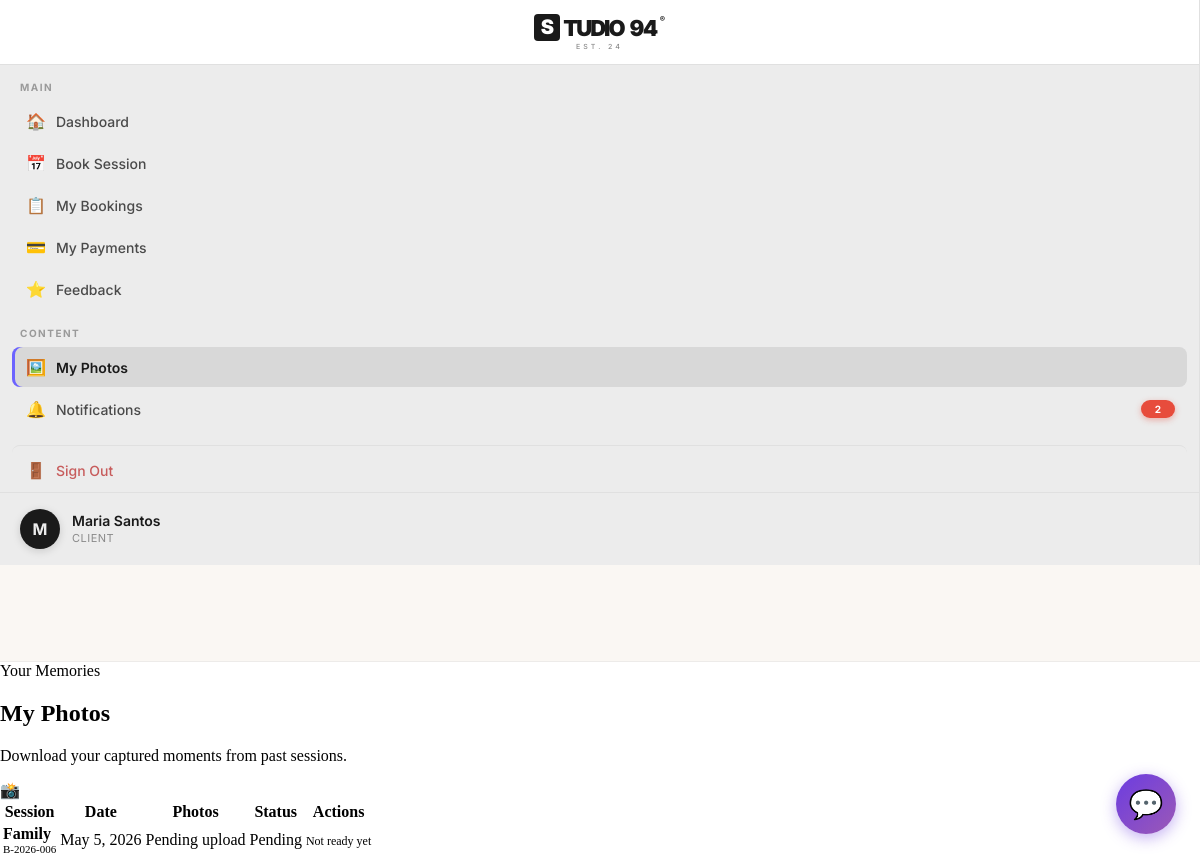
/index.php?page=photos (signed in), run on the app's committed database.
### tables this page shows
CREATE TABLE IF NOT EXISTS users (
    id                    INT UNSIGNED AUTO_INCREMENT PRIMARY KEY,
    name                  VARCHAR(120)  NOT NULL,
    email                 VARCHAR(180)  NOT NULL UNIQUE,
    phone                 VARCHAR(30)   DEFAULT '',
    password              VARCHAR(255)  NOT NULL,
    role                  ENUM('admin','staff','client') NOT NULL DEFAULT 'client',
    is_active             TINYINT(1)    NOT NULL DEFAULT 1,
    failed_login_attempts INT           NOT NULL DEFAULT 0,
    locked_until          DATETIME      DEFAULT NULL,
    last_login            DATETIME      DEFAULT NULL,
    avatar                VARCHAR(255)  DEFAULT NULL,
    created_at            DATETIME      NOT NULL DEFAULT CURRENT_TIMESTAMP,
    updated_at            DATETIME      NOT NULL DEFAULT CURRENT_TIMESTAMP ON UPDATE CURRENT_TIMESTAMP,
    email_verified        TINYINT(1)    DEFAULT 0,
    google_id             VARCHAR(255)  DEFAULT NULL,
    verification_token    VARCHAR(255)  DEFAULT NULL,
    verification_expires  DATETIME      DEFAULT NULL,
    mfa_enabled           TINYINT(1)    DEFAULT 0,
    mfa_secret            VARCHAR(255)  DEFAULT NULL,
    mfa_backup_codes      TEXT          DEFAULT NULL,
    mfa_verified_at       DATETIME      DEFAULT NULL
);

CREATE TABLE IF NOT EXISTS bookings (
    id               INT UNSIGNED AUTO_INCREMENT PRIMARY KEY,
    booking_ref      VARCHAR(50)   NOT NULL UNIQUE,
    user_id          INT UNSIGNED  NOT NULL,
    package_id       INT UNSIGNED  NOT NULL,
    duration_minutes INT           DEFAULT NULL,
    date             DATE          NOT NULL,
    time             VARCHAR(20)   NOT NULL,
    people           INT           NOT NULL DEFAULT 1,
    phone            VARCHAR(30)   DEFAULT '',
    notes            TEXT          DEFAULT NULL,
    type             ENUM('online','walk-in') NOT NULL DEFAULT 'online',
    status           ENUM('Awaiting Approval','Approved (Unpaid)','Deposit Paid','Confirmed','In Progress','Completed','Cancelled','Rejected') NOT NULL DEFAULT 'Awaiting Approval',
    package_price    DECIMAL(10,2) DEFAULT 0,
    deposit_amount   DECIMAL(10,2) DEFAULT 0,
    deposit_paid     BOOLEAN       DEFAULT FALSE,
    remaining_balance DECIMAL(10,2) DEFAULT 0,
    fully_paid       BOOLEAN       DEFAULT FALSE,
    loyalty_reward   VARCHAR(30)   DEFAULT NULL,
    created_at       DATETIME      NOT NULL DEFAULT CURRENT_TIMESTAMP,
    updated_at       DATETIME      NOT NULL DEFAULT CURRENT_TIMESTAMP ON UPDATE CURRENT_TIMESTAMP,
    FOREIGN KEY (user_id)    REFERENCES users(id)    ON DELETE CASCADE,
    FOREIGN KEY (package_id) REFERENCES packages(id) ON DELETE RESTRICT
);

CREATE TABLE IF NOT EXISTS packages (
    id          INT UNSIGNED AUTO_INCREMENT PRIMARY KEY,
    parent_id   INT UNSIGNED  DEFAULT NULL,
    name        VARCHAR(80)   NOT NULL,
    price       DECIMAL(10,2) NOT NULL,
    duration    VARCHAR(50)   DEFAULT '',
    description TEXT          DEFAULT NULL,
    features    JSON          DEFAULT NULL,
    color       VARCHAR(30)   DEFAULT '#B0C4DE',
    is_active   TINYINT(1)    NOT NULL DEFAULT 1,
    is_popular  TINYINT(1)    NOT NULL DEFAULT 0,
    max_pax     INT           DEFAULT NULL,
    created_at  DATETIME      NOT NULL DEFAULT CURRENT_TIMESTAMP,
    FOREIGN KEY (parent_id) REFERENCES packages(id) ON DELETE CASCADE
);

### pages/client/photos.php (the view, shortened to what the rows shown need)
<?php
$pdo = db();
$uid = $user['id'];
$sessions = $pdo->prepare("
    SELECT b.id as booking_id, b.booking_ref, b.date, p.name as pkg_name,
           COUNT(ph.id) as photo_count,
           MAX(ph.status) as photo_status,
           MAX(ph.created_at) as upload_date
    FROM bookings b
    JOIN packages p ON b.package_id=p.id
    LEFT JOIN photos ph ON ph.booking_id=b.id
    WHERE b.user_id=? AND b.status='Completed'
    GROUP BY b.id ORDER BY b.date DESC
");
$sessions->execute([$uid]);
$all = $sessions->fetchAll();
?>
<div class="page-banner">
  <div class="page-banner-text">
    <h2>My Photos</h2>
  </div>
</div>
<div class="card">
  <div class="table-wrap">
    <table>
      <thead><tr><th>Session</th><th>Date</th><th>Photos</th><th>Status</th><th>Actions</th></tr></thead>
      <tbody>
        <?php foreach ($all as $s): ?>
        <tr>
          <td>
            <strong><?= clean($s['pkg_name']) ?></strong>
            <div style="font-size:11px;color:var(--muted);"><?= clean($s['booking_ref']) ?></div>
          </td>
          <td><?= formatDate($s['date']) ?></td>
          <td>
            <?php if ($s['photo_count']): ?>
              <strong><?= $s['photo_count'] ?></strong> photos
            <?php else: ?>
              <span style="color:var(--muted);">Pending upload</span>
            <?php endif; ?>
          </td>
          <td><?= $s['photo_status'] ? statusBadge($s['photo_status']) : '<span class="badge badge-amber">Pending</span>' ?></td>
          <td>
            <?php if ($s['photo_count'] && $s['photo_status'] === 'Ready'): ?>
              <a href="index.php?page=photos&download=<?= $s['booking_id'] ?>" class="btn-primary btn-sm">📥 Download</a>
            <?php else: ?>
              <span style="font-size:12px;color:var(--muted);">Not ready yet</span>
            <?php endif; ?>
          </td>
        </tr>
        <?php endforeach; ?>
      </tbody>
    </table>
  </div>
</div>

### sidebar.php (shortened to what the rows shown need)
<?php
$avatarFile = !empty($user['avatar']) ? $user['avatar'] : null;
$avatarPath = $avatarFile ? __DIR__ . '/assets/uploads/avatars/' . $avatarFile : null;
$hasAvatar  = $avatarFile && $avatarPath && file_exists($avatarPath);
?>
<aside id="sidebar" class="sidebar">
  <a href="index.php?page=profile" class="sidebar-user-link" title="Edit Profile">
    <div class="sidebar-user">
      <div class="user-avatar" style="overflow:hidden;">
        <?php if ($hasAvatar): ?>
          <img
            src="<?= APP_URL ?>/assets/uploads/avatars/<?= clean($avatarFile) ?>?v=<?= time() ?>"
            alt="Avatar"
            style="width:100%;height:100%;object-fit:cover;border-radius:50%;display:block;"
          >
        <?php else: ?>
          <?= strtoupper(mb_substr($user['name'] ?: 'U', 0, 1)) ?>
        <?php endif; ?>
      </div>
      <div class="user-info">
        <div class="name"><?= clean($user['name']) ?></div>
        <div class="role"><?= ucfirst($role) ?></div>
      </div>
    </div>
  </a>
</aside>

### data on the page
users: name "M", name "Maria Santos", role "CLIENT"
bookings: package.name "Family", booking_ref "B-2026-006", date "May 5, 2026"

### other printed values
$item['section'] "MAIN"
$item['icon'] "🏠"
$item['label'] "Dashboard"
$item['icon'] "📅"
$item['label'] "Book Session"
$item['icon'] "📋"
$item['label'] "My Bookings"
$item['icon'] "💳"
$item['label'] "My Payments"
$item['icon'] "⭐"
$item['label'] "Feedback"
$item['section'] "CONTENT"
$item['icon'] "🖼️"
$item['label'] "My Photos"
$item['icon'] "🔔"
